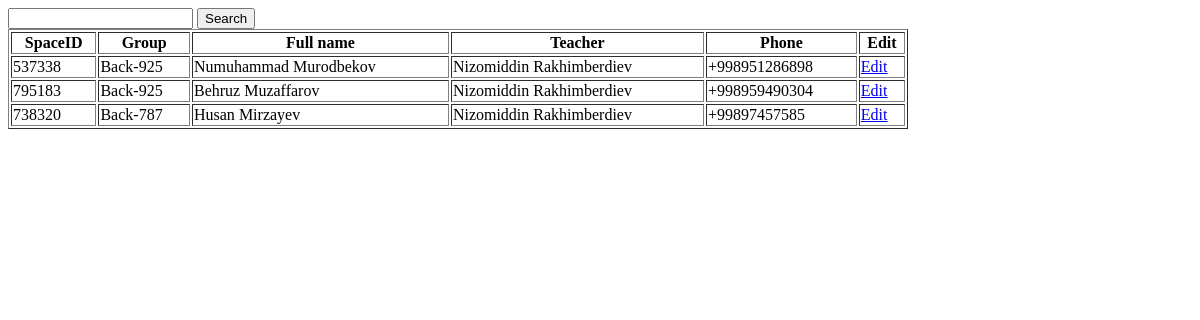
The app's page /admin-dashboard/students/, older data.
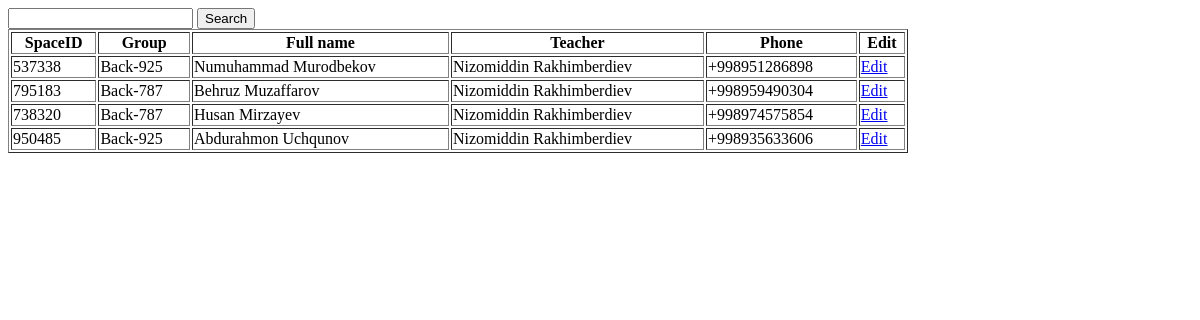
The same page, newer data.
### users/models.py (models this page shows, shortened)
class CustomUser(AbstractUser):
    groups = models.ManyToManyField(
        'auth.Group',
        related_name='customuser_set',  # related_name bilan to'qnashuv oldini olish
        blank=True
    )
    user_permissions = models.ManyToManyField(
        'auth.Permission',
        related_name='customuser_set_permissions',  # related_name bilan to'qnashuv oldini olish
        blank=True
    )

class Student(CustomUser):
    LIGAS = (
        ('Hacker', 'Hacker'),
        ('Coder', 'Coder'),
        ('Gamer', 'Gamer'),
    )
    liga = models.CharField(max_length=10, choices=LIGAS, default=random.choice(LIGAS)[0])
    coins = models.IntegerField(default=0)
    avatar = models.ImageField(upload_to='students/avatars/')
    phone = models.CharField(max_length=13)
    xp = models.IntegerField(default=0)
    level = models.IntegerField(default=1)
    group = models.ForeignKey(Group, on_delete=models.CASCADE, related_name='student_group')

class CustomUser(AbstractUser):
    groups = models.ManyToManyField(
        'auth.Group',
        related_name='customuser_set',  # related_name bilan to'qnashuv oldini olish
        blank=True
    )
    user_permissions = models.ManyToManyField(
        'auth.Permission',
        related_name='customuser_set_permissions',  # related_name bilan to'qnashuv oldini olish
        blank=True
    )

class Group(models.Model):
    DAYS = (
        ('Even', 'Even'),
        ('Odd', 'Odd'),
        ('Weekend', 'Weekend')
    )
    name = models.CharField(max_length=100)
    course = models.ForeignKey(Course, on_delete=models.CASCADE)
    teacher = models.ForeignKey(Teacher, on_delete=models.CASCADE, related_name='group_teacher')
    day = models.CharField(max_length=10, choices=DAYS)
    start_date = models.DateField()
    end_date = models.DateField()
    lesson_time = models.TimeField()
    payment_summa = models.DecimalField(max_digits=9, decimal_places=2, default=1090000.00)
    created_at = models.DateTimeField(auto_now_add=True)
    updated_at = models.DateTimeField(auto_now=True)

### core/views.py (the view)
# urls.py: path('students/', students_view, name='students'),
def students_view(request):
    search_query = request.GET.get('search', '')
    if search_query:
        students = Student.objects.filter(first_name__icontains=search_query)
    else:
        students = Student.objects.all()
    context = {'students': students}
    return render(request, 'students.html', context)

### templates/students.html (shortened to what this page needs)
<!DOCTYPE html>
<html lang="en">
<head>
</head>
<body>
<form action="">
    <input type="text" name="search">
    <button type="submit">Search</button>
</form>
<table border="1" width="900">
    <thead>
    <tr>
        <th>SpaceID</th>
        <th>Group</th>
        <th>Full name</th>
        <th>Teacher</th>
        <th>Phone</th>
        <th>Edit</th>
    </tr>
    </thead>
    <tbody>
    {% for s in students %}
    <tr>
            <td>{{ s.username }}</td>
            <td>{{ s.group.name }}</td>
            <td>{{ s.first_name }} {{ s.last_name }}</td>
            <td>{{ s.group.teacher.first_name }} {{ s.group.teacher.last_name }}</td>
            <td>{{ s.phone }}</td>
            <td><a href="{% url 'edit-student' s.id %}">Edit</a></td>
    </tr>
    {% endfor %}
    </tbody>
</table>
</body>
</html>

Row changes from the older to the newer data that the page shows:
changed Student "Behruz": group.name "Back-925" → "Back-787"
changed Student "Husan": phone "+99897457585" → "+998974575854"
added Student: username "950485", group.name "Back-925", first_name "Abdurahmon", last_name "Uchqunov", group.teacher.first_name "Nizomiddin", group.teacher.last_name "Rakhimberdiev", phone "+998935633606"
